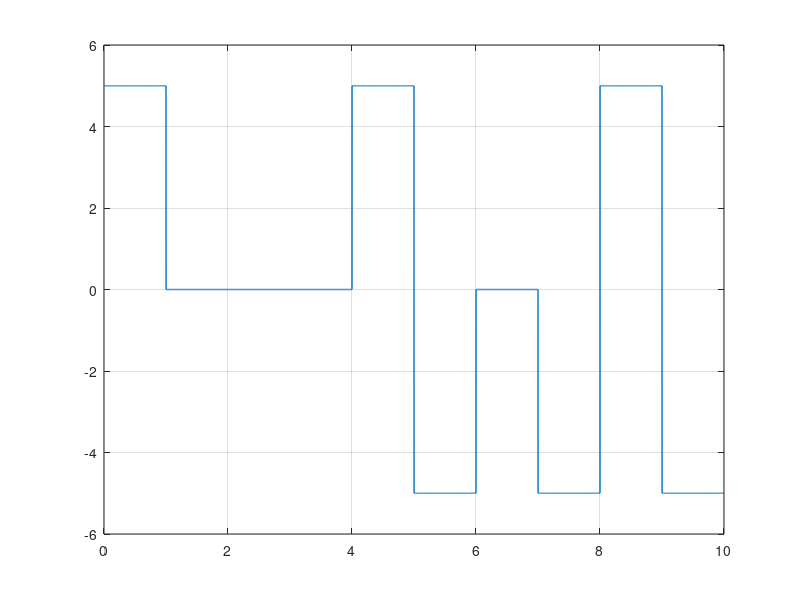

The MATLAB script that drew this image:
clc;
clear all;
close all;


bits = [1,0,0,0,0,0,0,0,0,1]; %10

bit_rate = 1;
voltage = 5;
sign = -1;

voltage = sign*voltage;
tmp = voltage;
cn=0;

% " 000VB0VB"
%   12345678.

for i = 1:length(bits)

    if bits(i) == 0
        cn = cn + 1;
    else
        cn=0;
    end

    if cn>7
        y_level(i-4) = voltage;
        y_level(i-3) = -voltage;
        y_level(i-1) = -voltage;
        y_level(i) = voltage;
        cn = 0;
    elseif bits(i)==0
        y_level(i) = 0;
    else
        y_level(i) = -voltage;
        voltage = y_level(i);
    end
end

voltage = tmp;
Time = length(bits)/bit_rate;
sampling_frequency = 1000;
sampling_period = 1/sampling_frequency;
time = 0:sampling_period:Time;
x = 1;

for i = 1:length(time)
    y_value(i)= y_level(x);
    if time(i)*bit_rate >= x
        x = x + 1;
    end
end

plot(time,y_value,'linewidth',1);
%axis([0 Time -voltage-5 voltage+5]);
grid on;


% demodulation

in = 1;
tmp = -sign;
in1 = -1;

for j=1:length(time)
  dm = y_value(j)/voltage;
  if time(j)*bit_rate>=in
      if dm==0
        ans_bits(in)=0;
      else
        if in ~= in1+1
            ans_bits(in)=1;
        end
        if tmp == dm;
            in1 = in;
            ans_bits(in) = 0;
            ans_bits(in+1) = 0;
        end
      end

      if dm~=0
        tmp = dm;
      end
      in = in+1;
  end
end


disp('Demodulation : ')
disp(ans_bits)

